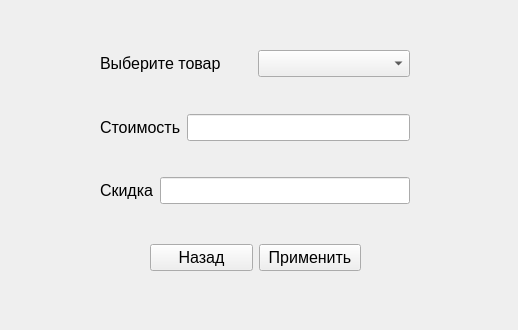
<?xml version="1.0" encoding="UTF-8"?>
<ui version="4.0">
 <class>setSale</class>
 <widget class="QWidget" name="setSale">
  <property name="geometry">
   <rect>
    <x>0</x>
    <y>0</y>
    <width>518</width>
    <height>330</height>
   </rect>
  </property>
  <property name="windowTitle">
   <string>Form</string>
  </property>
  <widget class="QWidget" name="">
   <property name="geometry">
    <rect>
     <x>100</x>
     <y>50</y>
     <width>310</width>
     <height>154</height>
    </rect>
   </property>
   <layout class="QVBoxLayout" name="verticalLayout">
    <item>
     <layout class="QHBoxLayout" name="horizontalLayout">
      <item>
       <widget class="QLabel" name="label">
        <property name="font">
         <font>
          <pointsize>12</pointsize>
         </font>
        </property>
        <property name="text">
         <string>Выберите товар</string>
        </property>
       </widget>
      </item>
      <item>
       <widget class="QComboBox" name="combo">
        <property name="font">
         <font>
          <pointsize>12</pointsize>
         </font>
        </property>
       </widget>
      </item>
     </layout>
    </item>
    <item>
     <widget class="QLabel" name="label_4">
      <property name="text">
       <string/>
      </property>
     </widget>
    </item>
    <item>
     <layout class="QHBoxLayout" name="horizontalLayout_2">
      <item>
       <widget class="QLabel" name="label_2">
        <property name="font">
         <font>
          <pointsize>12</pointsize>
         </font>
        </property>
        <property name="text">
         <string>Стоимость</string>
        </property>
       </widget>
      </item>
      <item>
       <widget class="QLineEdit" name="lineEdit">
        <property name="font">
         <font>
          <pointsize>12</pointsize>
         </font>
        </property>
       </widget>
      </item>
     </layout>
    </item>
    <item>
     <widget class="QLabel" name="label_5">
      <property name="text">
       <string/>
      </property>
     </widget>
    </item>
    <item>
     <layout class="QHBoxLayout" name="horizontalLayout_3">
      <item>
       <widget class="QLabel" name="label_3">
        <property name="font">
         <font>
          <pointsize>12</pointsize>
         </font>
        </property>
        <property name="text">
         <string>Скидка</string>
        </property>
       </widget>
      </item>
      <item>
       <widget class="QLineEdit" name="lineEdit_2">
        <property name="font">
         <font>
          <pointsize>12</pointsize>
         </font>
        </property>
       </widget>
      </item>
     </layout>
    </item>
   </layout>
  </widget>
  <widget class="QWidget" name="">
   <property name="geometry">
    <rect>
     <x>150</x>
     <y>240</y>
     <width>211</width>
     <height>35</height>
    </rect>
   </property>
   <layout class="QHBoxLayout" name="horizontalLayout_4">
    <item>
     <widget class="QPushButton" name="back">
      <property name="font">
       <font>
        <pointsize>12</pointsize>
       </font>
      </property>
      <property name="text">
       <string>Назад</string>
      </property>
     </widget>
    </item>
    <item>
     <widget class="QPushButton" name="accept">
      <property name="font">
       <font>
        <pointsize>12</pointsize>
       </font>
      </property>
      <property name="text">
       <string>Применить</string>
      </property>
     </widget>
    </item>
   </layout>
  </widget>
 </widget>
 <resources/>
 <connections/>
</ui>
